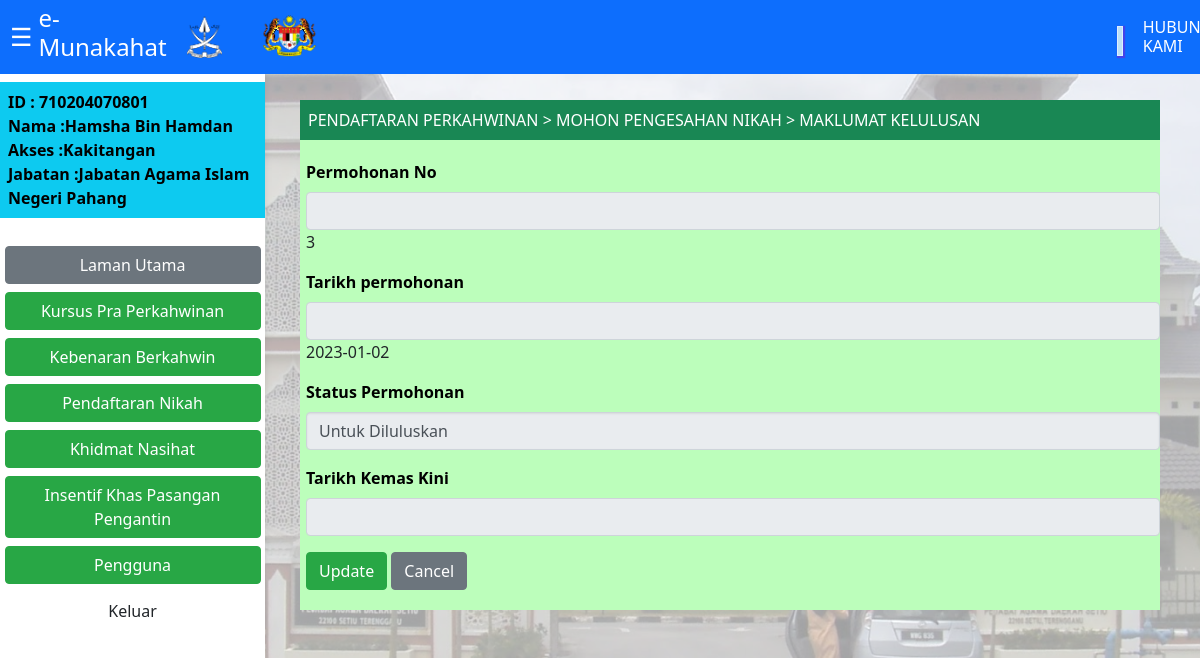
The page /Business_Service/controller/ManageMarriageRegistration/staffMarriageRegistrationController/viewMarriage.php?RegistrationNo=3 on the database its author committed.
### tables this page shows
CREATE TABLE `marriage_registration` (
  `RegistrationNo` int(11) NOT NULL,
  `Registration_Type` varchar(30) NOT NULL,
  `Registration_Date` date NOT NULL,
  `Registration_Status` varchar(20) NOT NULL,
  `Accept_Date` date DEFAULT NULL,
  `Staff_IC` varchar(12) NOT NULL
);

### Business_Service/controller/ManageMarriageRegistration/staffMarriageRegistrationController/viewMarriage.php (the view, shortened to what this page needs)
<?php
$conn = mysqli_connect('localhost', 'root', '', 'e-munakahat');
if (isset($_GET['RegistrationNo'])) {
  $RegistrationNo1 = $_GET['RegistrationNo'];
  $sql = "SELECT * FROM marriage_registration WHERE RegistrationNo = $RegistrationNo1";
  $result = $conn->query($sql);
  if ($result->num_rows > 0) {
    $row = $result->fetch_assoc();
    $RegistrationNo = $row['RegistrationNo'];
    $Registration_Date = $row['Registration_Date'];
    $Registration_Status = $row['Registration_Status'];
  } else {
    echo "registration not found.";
    exit;
  }
} else {
  echo "No registration no provided.";
  exit;
}
?>
<!DOCTYPE html>
<html lang="en">
<head>
  <link href="https://cdn.jsdelivr.net/npm/bootstrap@5.3.0-alpha3/dist/css/bootstrap.min.css" rel="stylesheet">
  <link rel="stylesheet" href="../assets/style.css">
  <link rel="stylesheet" href="../assets/css/module3.css">
  <link rel="stylesheet" href="../assets/css/function.css">
</head>
<body>
  <div class="overlay">
    <nav class="collapse d-lg-block sidebar collapse bg-white justify-content-center">
      <div class="position-sticky">
        <br>
        <div class="p-2 mb-1 bg-info text-white">
          <div class="userdata">
            ID : 710204070801
            <br>
            Nama :Hamsha Bin Hamdan
            <br>
            Akses :Kakitangan
            <br>
            Jabatan :Jabatan Agama Islam Negeri Pahang
          </div>
        </div>
        <br>
        <div class="d-flex justify-content-center">
          <div class="list-group" style="width: 16rem;">
            <div class="list-group" style="width: 16rem;">
              <button class="btn btn-secondary h6"><a href="../ManageStaffAccountRegistrationView/m1_homepagestaff.php" style="color:white;text-decoration:none;">Laman Utama</a></button>
              <button class="btn btn-success h6"><a href="../ManageStaffMarriagePreparationView/m2_maincoursepagestaff.php" style="color:white;text-decoration:none;">Kursus Pra Perkahwinan</a></button>
              <button class="btn btn-success h6"><a href="../ManageStaffMarriageApplicationView/m2_mainapplypagestaff.php" style="color:white;text-decoration:none;">Kebenaran Berkahwin</a></button>
              <button class="btn btn-success h6"><a href="../ManageMarriageRegistrationStaffView/m3_adminMarriage.php" style="color:white;text-decoration:none;">Pendaftaran Nikah</a></button>
              <button class="btn btn-success h6"><a href="../ManageMarriageConsultationAdvisorView/m4_advisorApplicationList.php" style="color:white;text-decoration:none;">Khidmat Nasihat</a></button>
              <button class="btn btn-success h6" id="staffincentivemainpage"><a href="../ManageIncentiveApplicationStaffView/m5_staffMainPage.php" style="color:white;text-decoration:none;">Insentif Khas Pasangan Pengantin</a></button>
              <button class="btn btn-success h6" onclick="window.location.href='m1_staffUtility.php'">Pengguna</button>
              <button class="btn btn-dark h6" id="Keluar" onclick="window.location.href='<?php echo $_SERVER['PHP_SELF']; ?>?logout=true'">Keluar</button>
            </div>
          </div>
        </div>
    </nav>
    <nav class="p-1 mb-1 bg-primary text-white justify-content-center fixed-top">
      <div class="h-span-container">
        <button class="navbar-button" id="hey">&#9776;</button>
        <h4 class=".float-start">e-Munakahat</h4>
        <img src="../assets/img/jata-pahang.png" alt="jata-pahang" class="imglogo-upper-interface">
        <img src="../assets/img/Logo-KPM-BI-font-putih.png" alt="logo-persekutuan-malaysia" class="img-upper-interface">
        <div class="timedatebox">
        </div>
        <div class="float-hub">
          <h6>HUBUNGI KAMI</h6>
        </div>
      </div>
    </nav>
    <div class="content-admin">
      <div class="p-2 mb-2 bg-success text-white">
        <span class="h6 text-uppercase">PENDAFTARAN PERKAHWINAN > Mohon Pengesahan Nikah > MAKLUMAT KELULUSAN</span>
      </div>
      <div class="content-of-module-admin">
        <div style="padding: 20px 0px 20px 6px;">
          <form action="../../business_service/controller/ManageMarriageRegistration/staffMarriageRegistrationController/updateMarriage.php?RegistrationNo<?php echo $RegistrationNo; ?>" method="POST">
            <div class="form-group">
              <label for="RegistrationNo">Permohonan No</label>
              <input type="text" name="RegistrationNo" class="form-control" disabled><?php echo $RegistrationNo; ?>
            </div>
            <div class="form-group">
              <label for="Registration_Date">Tarikh permohonan</label>
              <input type="text" name="Registration_Date" class="form-control" disabled><?php echo $Registration_Date; ?>
            </div>
            <div class="form-group">
              <label for="Registration_Status">Status Permohonan</label>
              <select id="Registration_Status" class="form-control custom-select" name="Registration_Status" disabled>
                <option value="Untuk Diluluskan" <?php if ($Registration_Status === "Untuk Diluluskan") echo 'selected'; ?>>Untuk Diluluskan</option>
              </select>
            </div>
            <div class="form-group">
              <label for="Accept_Date">Tarikh Kemas Kini</label>
              <input type="text" name="Accept_Date" class="form-control" disabled><?php echo $Accept_Date; ?>
            </div>
            <div class="row">
              <div class="col-12">
                <button type="submit" class="btn btn-success">Update</button>
                <a href="../../../../View/ManageMarriageRegistrationStaffView/m3_adminMarriageList.php" class="btn btn-secondary">Cancel</a>
              </div>
            </div>
          </form>
        </div>
      </div>
    </div>
  </div>
</body>
</html>

### View/assets/style.css (style rules this page uses)
body { background-image: url('img/agama1.jpg'); background-size: cover; background-repeat: no-repeat; background-attachment: fixed; }
.overlay { position: absolute; top: 0; left: 0; width: 100%; height: 100%; background-color: rgba(255, 255, 255, 0.6); }
.img-upper-interface { margin-left: 40px; width: 55px; height: auto; }
.imglogo-upper-interface { margin-left: 20px; width: 35px; height: auto; }
.navbar-button { background-color: transparent; border: none; color: #ffffff; cursor: pointer; font-size: 25px; }
.h-span-container { display: flex; align-items: center; }
.timedatebox { width: 240px; height: 30px; background-color: #bbe0f7; border: 1px solid #ddeeff; float: left; color: black; margin-left: 780px; justify-content: center; text-align: center; box-shadow: 1px 1px 1px 1px rgb(67, 67, 234); }
.float-hub { float: right; margin: 8px 0px 0px 20px; }
.sidebar { position: fixed; top: 0; bottom: 0; left: 0; padding: 58px 0 0; box-shadow: 0 2px 5px 0 rgb(0 0 0 / 5%), 0 2px 10px 0 rgb(0 0 0 / 5%); width: 265px; z-index: 600; }
.userdata { color: black; font-weight: bold; }
.content-admin { margin: 100px 40px 0px 300px; }
.content-of-module-admin { margin-top: -8px; background-color: #bcfebb; min-height: fit-content; }

### View/assets/css/module3.css (style rules this page uses)
body { background-image: url('../img/agama1.jpg'); background-size: cover; background-attachment: fixed; background-repeat: no-repeat; }
.overlay { position: absolute; top: 0; left: 0; width: 100%; height: 100%; background-color: rgba(255, 255, 255, 0.6); }
.img-upper-interface { margin-left: 40px; width: 55px; height: auto; }
.imglogo-upper-interface { margin-left: 20px; width: 35px; height: auto; }
.navbar-button { background-color: transparent; border: none; color: #ffffff; cursor: pointer; font-size: 25px; }
.h-span-container { display: flex; align-items: center; }
.timedatebox { width: 240px; height: 30px; background-color: #bbe0f7; border: 1px solid #ddeeff; float: right; color: black; margin: 8px 0px 0px 800px; justify-content: center; text-align: center; box-shadow: 1px 1px 1px 1px rgb(67, 67, 234); }
.float-hub { float: right; margin: 8px 0px 0px 20px; }
.sidebar { position: fixed; top: 0; bottom: 0; left: 0; padding: 58px 0 0; box-shadow: 0 2px 5px 0 rgb(0 0 0 / 5%), 0 2px 10px 0 rgb(0 0 0 / 5%); width: 265px; z-index: 600; }
.userdata { color: black; font-weight: bold; }
.content-admin { margin: 100px 40px 0px 300px; }
.content-of-module-admin { margin-top: -8px; background-color: #bcfebb; min-height: fit-content; }

### rows shown on the page
marriage_registration: RegistrationNo "3", Registration_Date "2023-01-02", Registration_Status "Untuk Diluluskan"
